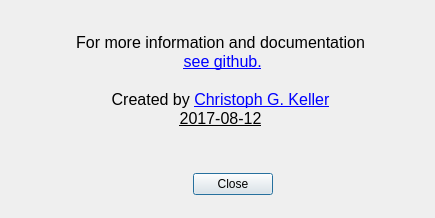
<?xml version="1.0" encoding="UTF-8"?>
<ui version="4.0">
 <class>About</class>
 <widget class="QDialog" name="About">
  <property name="geometry">
   <rect>
    <x>0</x>
    <y>0</y>
    <width>435</width>
    <height>218</height>
   </rect>
  </property>
  <property name="minimumSize">
   <size>
    <width>435</width>
    <height>218</height>
   </size>
  </property>
  <property name="maximumSize">
   <size>
    <width>435</width>
    <height>218</height>
   </size>
  </property>
  <property name="windowTitle">
   <string>About</string>
  </property>
  <widget class="QDialogButtonBox" name="buttonBox">
   <property name="geometry">
    <rect>
     <x>180</x>
     <y>170</y>
     <width>93</width>
     <height>28</height>
    </rect>
   </property>
   <property name="orientation">
    <enum>Qt::Horizontal</enum>
   </property>
   <property name="standardButtons">
    <set>QDialogButtonBox::Close</set>
   </property>
  </widget>
  <widget class="QLabel" name="label">
   <property name="geometry">
    <rect>
     <x>20</x>
     <y>10</y>
     <width>401</width>
     <height>141</height>
    </rect>
   </property>
   <property name="text">
    <string>&lt;!DOCTYPE HTML PUBLIC &quot;-//W3C//DTD HTML 4.0//EN&quot; &quot;http://www.w3.org/TR/REC-html40/strict.dtd&quot;&gt;
&lt;html&gt;&lt;head&gt;&lt;meta name=&quot;qrichtext&quot; content=&quot;1&quot; /&gt;&lt;style type=&quot;text/css&quot;&gt;
p, li { white-space: pre-wrap; }
&lt;/style&gt;&lt;/head&gt;&lt;body style=&quot; font-family:'MS Shell Dlg 2'; font-size:8pt; font-weight:400; font-style:normal;&quot;&gt;
&lt;p align=&quot;center&quot; style=&quot; margin-top:0px; margin-bottom:0px; margin-left:0px; margin-right:0px; -qt-block-indent:0; text-indent:0px;&quot;&gt;&lt;span style=&quot; font-size:12pt;&quot;&gt;For more information and documentation&lt;/span&gt;&lt;/p&gt;
&lt;p align=&quot;center&quot; style=&quot; margin-top:0px; margin-bottom:0px; margin-left:0px; margin-right:0px; -qt-block-indent:0; text-indent:0px;&quot;&gt;&lt;span style=&quot; font-size:12pt;&quot;&gt; &lt;/span&gt;&lt;a href=&quot;https://github.com/ckeller42/my_name_is_wolf&quot;&gt;&lt;span style=&quot; font-size:12pt; text-decoration: underline; color:#0000ff;&quot;&gt;see github.&lt;/span&gt;&lt;/a&gt;&lt;/p&gt;
&lt;p align=&quot;center&quot; style=&quot;-qt-paragraph-type:empty; margin-top:0px; margin-bottom:0px; margin-left:0px; margin-right:0px; -qt-block-indent:0; text-indent:0px; font-size:12pt; text-decoration: underline; color:#0000ff;&quot;&gt;&lt;br /&gt;&lt;/p&gt;
&lt;p align=&quot;center&quot; style=&quot; margin-top:0px; margin-bottom:0px; margin-left:0px; margin-right:0px; -qt-block-indent:0; text-indent:0px;&quot;&gt;&lt;span style=&quot; font-size:12pt; color:#000000;&quot;&gt;Created by &lt;/span&gt;&lt;a href=&quot;mailto:christoph.g.keller@gmail.com&quot;&gt;&lt;span style=&quot; font-size:12pt; text-decoration: underline; color:#0000ff;&quot;&gt;Christoph G. Keller&lt;/span&gt;&lt;/a&gt;&lt;/p&gt;
&lt;p align=&quot;center&quot; style=&quot; margin-top:0px; margin-bottom:0px; margin-left:0px; margin-right:0px; -qt-block-indent:0; text-indent:0px;&quot;&gt;&lt;a href=&quot;mailto:christoph.g.keller@gmail.com&quot;&gt;&lt;span style=&quot; font-size:12pt; color:#000000;&quot;&gt;2017-08-12&lt;/span&gt;&lt;/a&gt;&lt;/p&gt;&lt;/body&gt;&lt;/html&gt;</string>
   </property>
  </widget>
 </widget>
 <resources/>
 <connections>
  <connection>
   <sender>buttonBox</sender>
   <signal>accepted()</signal>
   <receiver>About</receiver>
   <slot>accept()</slot>
   <hints>
    <hint type="sourcelabel">
     <x>248</x>
     <y>254</y>
    </hint>
    <hint type="destinationlabel">
     <x>157</x>
     <y>274</y>
    </hint>
   </hints>
  </connection>
  <connection>
   <sender>buttonBox</sender>
   <signal>rejected()</signal>
   <receiver>About</receiver>
   <slot>reject()</slot>
   <hints>
    <hint type="sourcelabel">
     <x>316</x>
     <y>260</y>
    </hint>
    <hint type="destinationlabel">
     <x>286</x>
     <y>274</y>
    </hint>
   </hints>
  </connection>
 </connections>
</ui>
